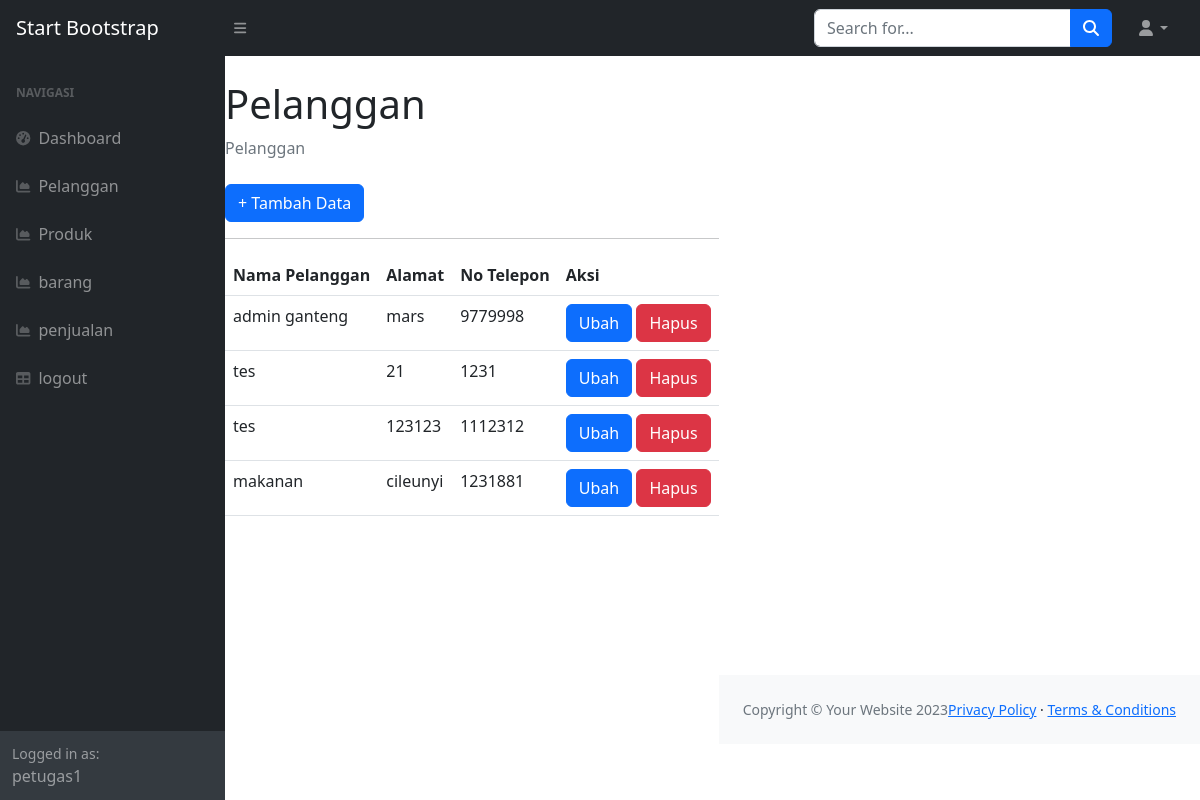
Page /index.php?page=pelanggan (signed in) on the committed database.
### tables this page shows
CREATE TABLE `pelanggan` (
  `id_pelanggan` int(11) NOT NULL,
  `nama_pelanggan` varchar(255) DEFAULT NULL,
  `alamat` text DEFAULT NULL,
  `no_telepon` int(15) DEFAULT NULL
);

### pelanggan.php (the view)
<class="container-fluid px-4">
    <h1 class="mt-4">Pelanggan</h1>
    <ol class="breadcrumb mb-4">
        <li class="breadcrumb-item active">Pelanggan</li>
    </ol>
    <a href="?page=pelanggan_tambah" class="btn btn-primary"> + Tambah Data</a>
    <hr>
    <table class="table">
        <thead>
            <tr>
                <th>Nama Pelanggan</th>
                <th>Alamat</th>
                <th>No Telepon</th>
                <th>Aksi</th>
            </tr>
        </thead>
        <tbody>
            <?php
            $query = mysqli_query($koneksi, "SELECT * FROM pelanggan");
            while ($data = mysqli_fetch_array($query)) {
            ?>
                <tr>
                    <td><?php echo $data['nama_pelanggan']; ?></td>
                    <td><?php echo $data['alamat']; ?></td>
                    <td><?php echo $data['no_telepon']; ?></td>
                    <td>
                        <a href="?page=pelanggan_ubah&&id=<?php echo $data['id_pelanggan']; ?>" class="btn btn-primary">Ubah</a>
                        <a href="?page=pelanggan_ubah&&hapus=<?php echo $data['id_pelanggan']; ?>" class="btn btn-danger">Hapus</a>
                    </td>
                </tr>
            <?php
            }
            ?>
        </tbody>
    </table>
    </div>

### rows in the picture
pelanggan: nama_pelanggan "admin ganteng", alamat "mars", no_telepon "9779998"
pelanggan: nama_pelanggan "tes", alamat "21", no_telepon "1231"
pelanggan: nama_pelanggan "tes", alamat "123123", no_telepon "1112312"
pelanggan: nama_pelanggan "makanan", alamat "cileunyi", no_telepon "1231881"

### other values in the picture
$_SESSION['user']['nama'] "petugas1"
